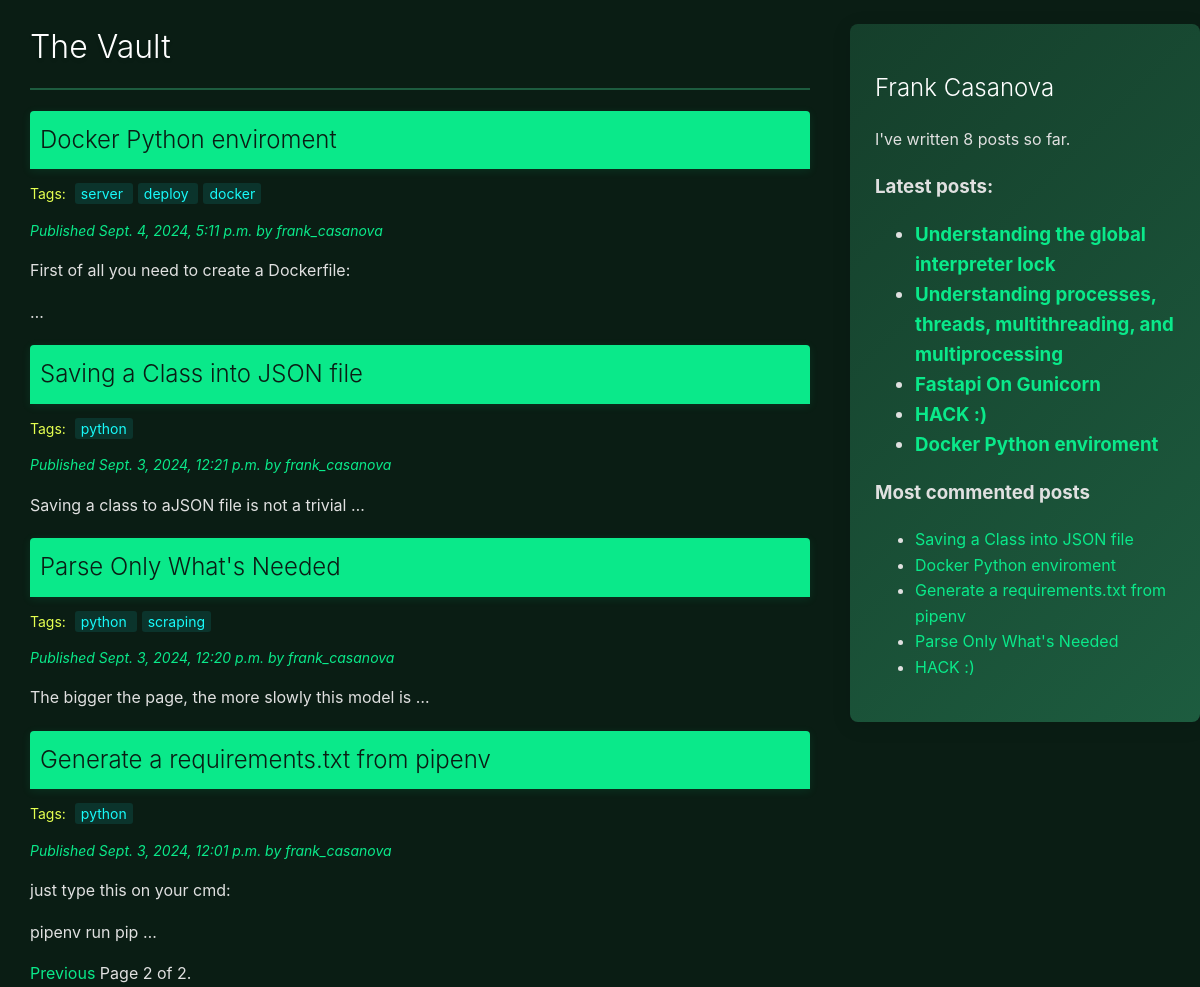
Screenshot of /?page=2 with the database file from the repository.
### blog/models.py (models this page shows, shortened)
class Post_djb(models.Model):
    class Status(models.TextChoices):
        DRAFT = 'd', 'Draft'
        PUBLISHED = 'p', 'Published'
    title = models.CharField(max_length=87)
    slug = models.SlugField(max_length=87, unique_for_date='publish')
    author = models.ForeignKey(settings.AUTH_USER_MODEL, on_delete=models.CASCADE, related_name='blog_posts')
    body = models.TextField()
    publish = models.DateTimeField(default=timezone.now)
    created = models.DateTimeField(auto_now_add=True)
    updated = models.DateTimeField(auto_now=True)
    status = models.CharField(max_length=1, choices=Status.choices, default=Status.DRAFT)
    objects = models.Manager()
    published = PublishedManager()
    tags = TaggableManager()
    class Meta:
        ordering = ['-publish']
        indexes = [
            models.Index(fields=['-publish']),
        ]
    def get_absolute_url(self):
        return reverse("blog:post_detail", args=[
            self.publish.year,
            self.publish.month,
            self.publish.day,
            self.slug
            ])

### blog/views.py (the view)
# urls.py: path('', views.PostListView.as_view(), name='post_list'),
class PostListView(ListView):
    queryset = Post_djb.published.all()
    context_object_name = 'posts'
    paginate_by = 4
    template_name = 'blog/post/list.html'
    tag = None
    def get_queryset(self):
        queryset = super().get_queryset()
        if self.tag:
            queryset = queryset.filter(tags__in=[self.tag])
        return queryset
    def get_context_data(self, **kwargs):
        context = super().get_context_data(**kwargs)
        context['tag'] = self.tag
        return context
    def get(self, request, tag_slug=None):
        if tag_slug:
            self.tag = get_object_or_404(Tag, slug=tag_slug)
        return super().get(request)

### blog/models.py (called while the page is built)
    def get_queryset(self):
        return super().get_queryset().filter(status=Post_djb.Status.PUBLISHED)

### blog/templatetags/blog_tags.py (called while the page is built)
@register.simple_tag
def total_posts():
    return Post_djb.objects.count()

@register.inclusion_tag('blog/post/latest_posts.html')
def show_latest_posts(count=5):
    latest_posts = Post_djb.published.order_by('-publish')[:count]
    return {'latest_posts': latest_posts}

@register.simple_tag
def get_most_commented_posts(count=5):
    return Post_djb.published.annotate(total_comments=Count('comments')).order_by('-total_comments')[:count]

@register.filter(name='markdown')
def markdown_format(text):
    return mark_safe(markdown.markdown(text))

### blog/templates/blog/post/list.html (shortened to what this page needs)
{% extends "blog/base.html" %}
{% load blog_tags %}
{% block content %}
<a href="{% url 'blog:post_list' %}">
  <h1 class="title">The Vault</h1>
</a>
  {% for post in posts %}
      <a href="{{ post.get_absolute_url }}">
        <h2 class="post-title">{{ post.title }}</h2>
      </a>
      <p class="tags">
        Tags:
        {% for tag in post.tags.all %}
          <a href="{% url "blog:post_list_by_tag" tag.slug %}">
            {{ tag.name }}
          </a>{% if not forloop.last %} {% endif %}
        {% endfor %}
      </p>
    <p class="date">
      Published {{ post.publish }} by {{ post.author }}
    </p>
    <div class="post-body">
      {{ post.body|markdown|truncatewords_html:10|safe }}
    </div>
  {% endfor %}
  {% include "pagination.html" with page=page_obj %}
{% endblock %}

### blog/templates/blog/base.html (shortened to what this page needs)
{% load blog_tags %}
{% load static %}
<!DOCTYPE html>
<html>
<head>
  <link href="{% static "css/style.css" %}" rel="stylesheet">
</head>
<body>
  <div id="content">
    {% block content %}
    {% endblock %}
  </div>
  <div id="sidebar">
    <h2>Frank Casanova</h2>
    <p>I've written {% total_posts %} posts so far.</p>
    <h3>Latest posts:<h3>
    {% show_latest_posts 5 %}
    <h3>Most commented posts</h3>
    {% get_most_commented_posts as most_commented_posts %}
    <ul>
      {% for post in most_commented_posts %}
        <li>
          <a href="{{ post.get_absolute_url }}">{{ post.title }}</a>
        </li>
      {% endfor %}
    </ul>
  </div>
</body>
</html>

### blog/templates/blog/post/latest_posts.html
<ul>
    {% for post in latest_posts %}
      <li>
        <a href="{{ post.get_absolute_url }}">{{ post.title }}</a>
      </li>
    {% endfor %}
  </ul>

### blog/static/css/style.css (style rules this page uses)
body { margin: 0; padding: 0; font-family: 'Inter', sans-serif; background-color: #0A1D14; color: #E0E0E0; line-height: 1.6; transition: background-color 0.5s ease, color 0.5s ease; }
html { scroll-behavior: smooth; }
a { color: #0AE98A; text-decoration: none; transition: color 0.3s ease, transform 0.3s ease; }
h1, h2 { font-weight: 300; color: #FFFFFF; }
h1 { padding-bottom: 15px; border-bottom: 2px solid #1D5C3F; text-shadow: 0 2px 4px rgba(0,0,0,0.1); }
h2.post-title { background-color: #0AE98A; color: #0A1D14; padding: 10px; margin: 20px 0 0; transition: all 0.3s ease; border-radius: 4px 4px 0 0; box-shadow: 0 2px 10px rgba(10,233,138,0.1); }
p.tags { font-size: 0.875rem; color: #E5FF50; }
p.tags a { color: #17FAFA; padding: 2px 6px; margin-left: 5px; border-radius: 3px; background-color: rgba(23,250,250,0.1); transition: all 0.3s ease; }
#content { float: left; width: 65%; padding: 0 2.5%; }
#sidebar { float: right; width: 25%; padding: 25px; background: linear-gradient(135deg, #153F2B, #1D5C3F); border-radius: 8px; box-shadow: 0 4px 20px rgba(0,0,0,0.1); margin-top: 1.5rem; }
p.date { color: #0AE98A; font-size: 0.875rem; font-style: italic; margin-bottom: 15px; }
.post, .comment, #sidebar { animation: fadeIn 0.5s ease-out; }

### rows the page displays
Post_djb: title "Docker Python enviroment", publish "Sept. 4, 2024, 5:11 p.m.", author "frank_casanova", body "First of all you need to create a Dockerfile: …"
Tag: name "server"
Tag: name "deploy"
Tag: name "docker"
Post_djb: title "Saving a Class into JSON file", publish "Sept. 3, 2024, 12:21 p.m.", author "frank_casanova", body "Saving a class to aJSON file is not a trivial …"
Tag: name "python"
Post_djb: title "Parse Only What's Needed", publish "Sept. 3, 2024, 12:20 p.m.", author "frank_casanova", body "The bigger the page, the more slowly this model is …"
Tag: name "scraping"
Post_djb: title "Generate a requirements.txt from pipenv", publish "Sept. 3, 2024, 12:01 p.m.", author "frank_casanova", body "just type this on your cmd: pipenv run pip …"
Post_djb: title "Understanding the global interpreter lock"
Post_djb: title "Understanding processes, threads, multithreading, and multiprocessing"
Post_djb: title "Fastapi On Gunicorn"
Post_djb: title "HACK :)"

### other values shown
{{ page.number }} "2"
{{ page.paginator.num_pages }} "2"
